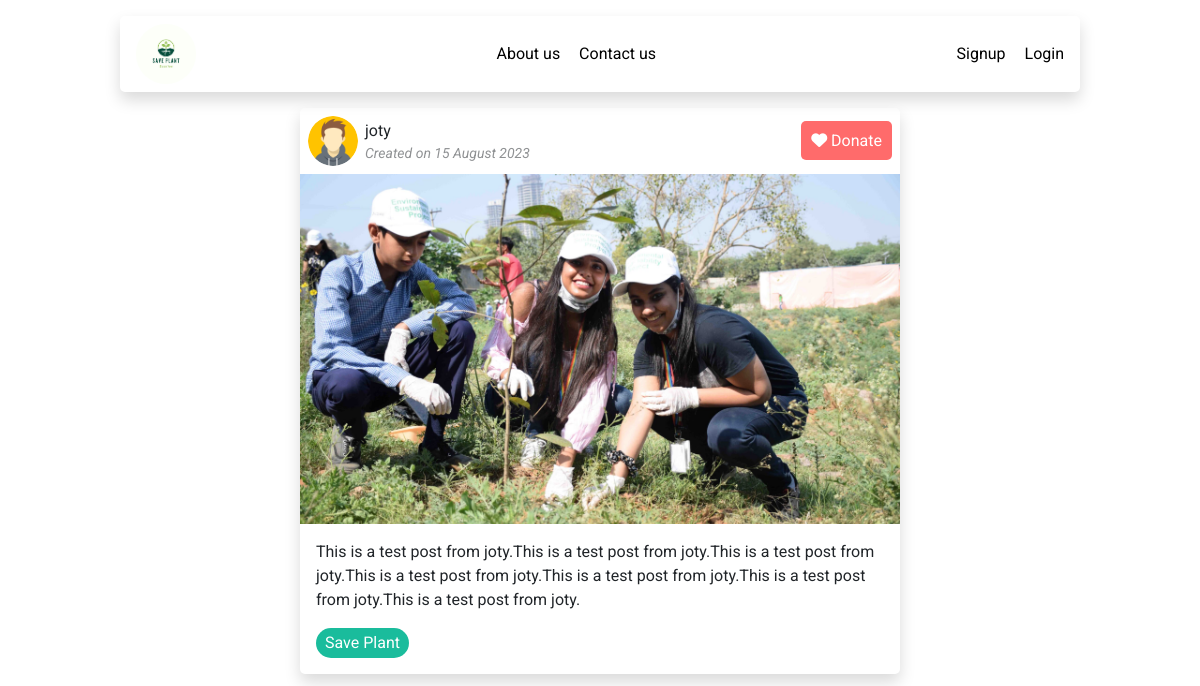
Page /post-detail/2 on the committed database.
### my_app/models.py (models this page shows, shortened)
class Post(models.Model):
    description = models.TextField(default='', blank=True)
    image = models.ImageField(default='tree_plantation_1.jpg', upload_to='post_images')
    category = models.ForeignKey(Category, null=True, on_delete=models.SET_NULL)
    created_at = models.DateField(auto_now_add=True)
    is_active = models.BooleanField(default=True)
    uploader = models.ForeignKey(User, on_delete=models.CASCADE, related_name='uploader')

class User(AbstractUser):
    email = models.EmailField(unique=True)
    image = models.ImageField(default='avatar.png', null=True, upload_to='user_images')
    description = models.TextField(null=True)
    USERNAME_FIELD = 'email'
    REQUIRED_FIELDS = ['username']

class Category(models.Model):
    category_name = models.CharField(max_length=200)
    class Meta:
        verbose_name_plural = 'Categories'

### my_app/views.py (the view)
# urls.py: path('post-detail/<int:post_id>', views.post_detail, name='post_detail'),
def post_detail(request, post_id):
    post = Post.objects.get(id=post_id)
    return render(request, 'my_app/post_detail.html', {
        'post': post
    })

### my_app/templates/my_app/post_detail.html
{% extends 'my_app/base.html' %} {% load static %} {% block content %}
<div class="signup-main__content mt-3 d-flex justify-content-center">
  <div class="feed-card detail-feed-card shadow mb-3">
    <div
      class="feed-card__user__image__container p-2 d-flex align-items-center justify-content-between"
    >
      <div class="d-flex align-items-center">
        <div class="feed-card__user__image">
          <img src="{{post.uploader.image.url}}" alt="" />
        </div>
        <div class="d-flex flex-column">
          <p>{{post.uploader.username}}</p>
          <p style="opacity: 0.5; font-style: italic; font-size: 14px">
            Created on {{post.created_at|date:'j F Y'}}
          </p>
        </div>
      </div>
      <div class="donate-button">
        <a href="{% url 'donation' post.id %}" class="donate-btn">
          <i class="fa-solid fa-heart"></i> Donate</a
        >
      </div>
    </div>
    <div class="feed-card__image">
      <img src="{{post.image.url}}" alt="" />
    </div>
    <div class="feed-card__description p-3">
      <p class="d-inline">{{post.description}}</p>
    </div>
    <div class="feed-card__tags px-3 pb-3">
      <button class="feed-card__tag__btn">
        {{post.category.category_name}}
      </button>
    </div>
  </div>
</div>
{%endblock content %}

### my_app/static/my_app/css/index.css (style rules this page uses)
* { margin: 0; padding: 0; box-sizing: border-box; }
body { font-family: "Roboto", sans-serif; }
p { margin-bottom: 0; }
.feed-card { width: 100%; border-radius: 5px; }
.feed-card__user__image { width: 50px; height: 50px; overflow: hidden; border-radius: 100%; margin-right: 7px; }
.feed-card__user__image img { width: 100%; height: 100%; object-fit: cover; }
.feed-card__image { width: 100%; min-height: 300px; max-height: 350px; overflow: hidden; }
.feed-card__image img { width: 100%; height: 100%; object-fit: cover; }
.donate-btn { text-decoration: none; color: #fff; background-color: #ff6b6b; padding: 10px; border-radius: 5px; }
.feed-card__tag__btn { background-color: #1abc9c; padding: 3px 9px; border: none; border-radius: 20px; color: #fff; }
.detail-feed-card { width: 50%; }

### rows in the picture
Post: uploader.image (placeholder picture), uploader.username "joty", created_at "15 August 2023", image (picture), description "This is a test post from joty.This is a test post from joty.This is a test post from joty.This is a test post from joty.This is a test post from joty.This is a test post from joty.This is a test post from joty.", category.category_name "Save Plant"
